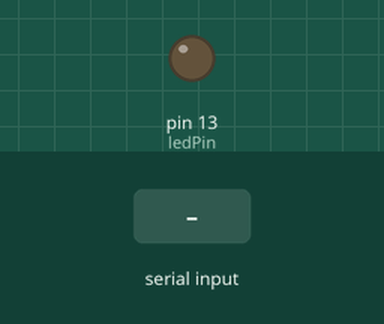
Simulated run of this sketch. Board: Arduino Uno, built with avr-gcc and run on an emulated ATmega328P. Parts: output pins drawn as LEDs (lit = HIGH). Dashed ring = blinking. Inputs (shaded band) come from the test bench. What the sketch prints to the serial monitor is not drawn.

Above: at 1.2 s.
1.3 s: "90,45\n" received over Serial
At 3.35 s:
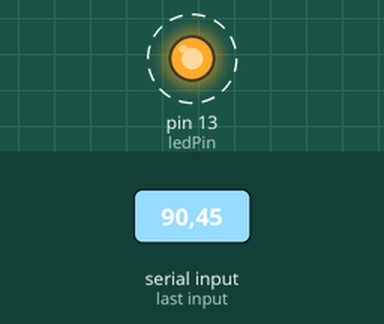
Timing chart, 0 to 6.5 s (numbered marks = the images above; inputs shaded):
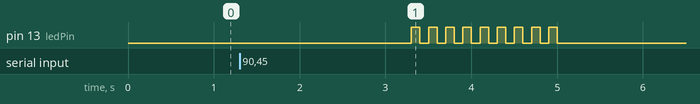

Measured:
- after the input at 1.3 s, pin 13 (ledPin): alternates HIGH for 0.10 s and LOW for 0.10 s, 18 changes in all, then stays LOW, starting after 2.0 s

The sketch:

AR21_number.ino
```cpp
// LED 출력을 할 핀 번호 설정
  const int ledPin = 13;

// 점멸횟수 변수 설정
int blinkNumber = 0;

String stringValue[] = {"Binary: ", "Octal: "};


void setup() {
  // 9600bps로 시리얼 통신 설정
  Serial.begin(9600);
  // 13번 핀을 출력으로 설정
  pinMode(ledPin, OUTPUT);
}

void loop() {
// 시리얼 통신으로 입력 받은 데이터가 있는지를 검사하여
// 데이터가 있을 경우에 if문 안의 명령어를 실행
  if(Serial.available()){
  // val 변수에 시리얼 통신값 읽어오기
    char val = Serial.read();
    // 입력된 값이 0~9의 숫자인지를 판단
    if(isDigit(val)){
     // val은 ASCII 코드값이므로 숫자로 바꿔주기 위하여
     // '0'의 아스키 코드값을 빼줌
     // blinkNumber에는 실제 숫자가 저장된다.
      blinkNumber = (val - '0');
      if(blinkNumber < 10)
      Serial.print("입력한 수:");
      Serial.print(blinkNumber);
      Serial.print(", ");
      Serial.print(stringValue[0]);
      Serial.print(blinkNumber, BIN);
      Serial.print(", ");
      Serial.print(stringValue[1]);
      Serial.print(blinkNumber, OCT);
      Serial.println();

    }

    delay(2000);

  // blinkNumber 만큼 LED를 점멸시킴
  for(char i=0; i < blinkNumber;i++){
    digitalWrite(ledPin, HIGH);
    delay(100);
    digitalWrite(ledPin, LOW);
    delay(100);


   }
  }
}
```
